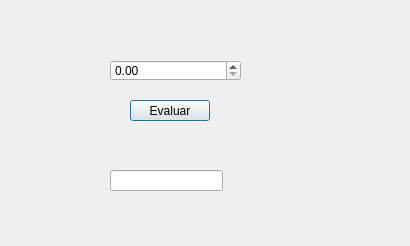
<?xml version="1.0" encoding="UTF-8"?>
<ui version="4.0">
 <class>Dialog</class>
 <widget class="QDialog" name="Dialog">
  <property name="geometry">
   <rect>
    <x>0</x>
    <y>0</y>
    <width>410</width>
    <height>246</height>
   </rect>
  </property>
  <property name="windowTitle">
   <string>Dialog</string>
  </property>
  <widget class="QDoubleSpinBox" name="doubleSpinBox">
   <property name="geometry">
    <rect>
     <x>110</x>
     <y>60</y>
     <width>131</width>
     <height>21</height>
    </rect>
   </property>
  </widget>
  <widget class="QPushButton" name="pushButton">
   <property name="geometry">
    <rect>
     <x>130</x>
     <y>100</y>
     <width>80</width>
     <height>21</height>
    </rect>
   </property>
   <property name="text">
    <string>Evaluar</string>
   </property>
  </widget>
  <widget class="QLineEdit" name="lineEdit">
   <property name="geometry">
    <rect>
     <x>110</x>
     <y>170</y>
     <width>113</width>
     <height>21</height>
    </rect>
   </property>
  </widget>
 </widget>
 <resources/>
 <connections/>
</ui>
